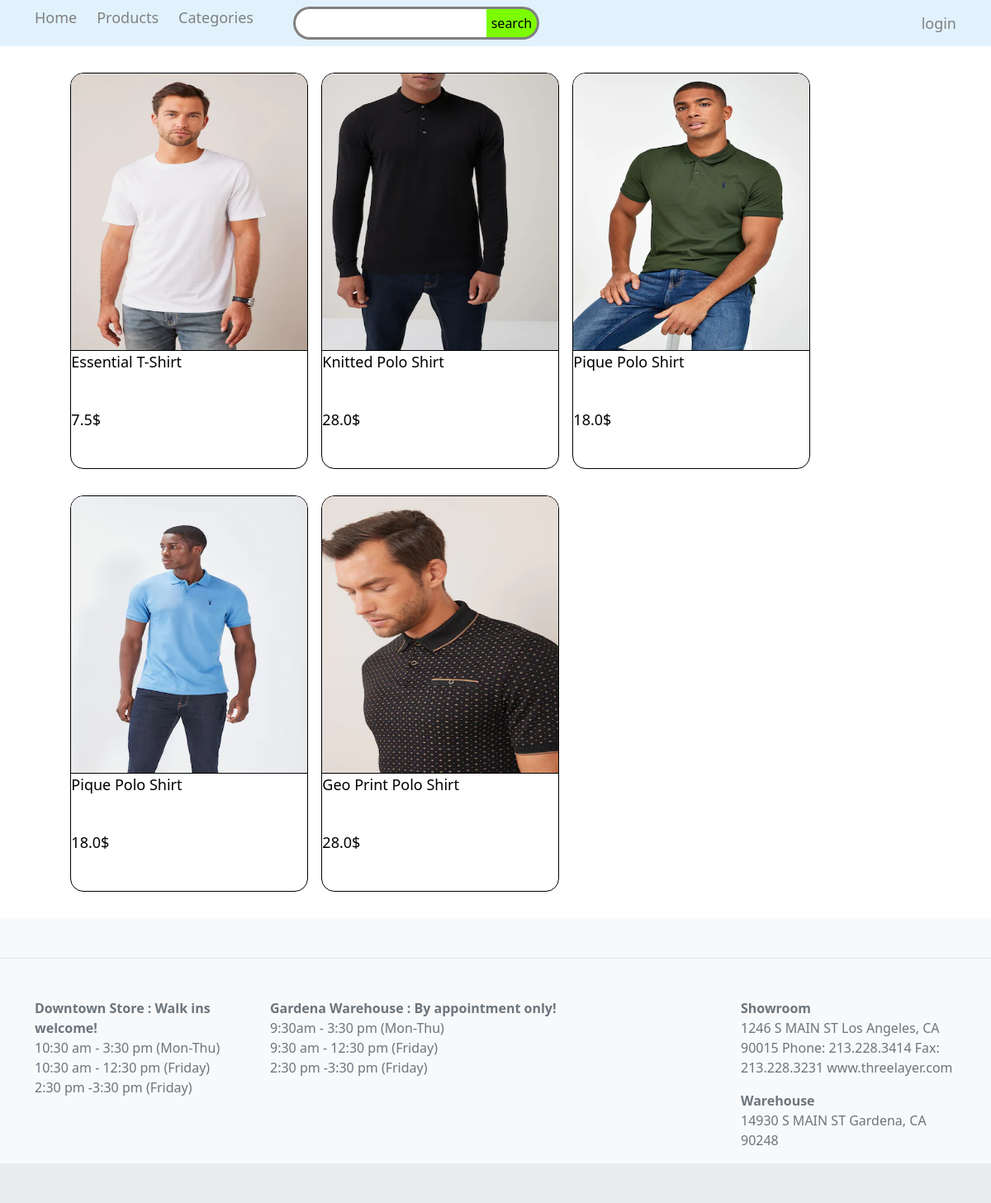
Page /products/categories/t-shirt on the committed database.
### products/models.py (models this page shows, shortened)
class Product(models.Model):
    title=models.CharField(max_length=50)
    description=models.TextField(blank=True)
    avatar=models.ImageField(blank=True,upload_to='products/')
    is_enable=models.BooleanField(default=True)
    categories=models.ManyToManyField('Category',blank=True)
    created_time=models.DateTimeField(auto_now_add=True)
    updated_time=models.DateTimeField(auto_now=True)
    price=models.FloatField(default=50.0)
    is_top=models.BooleanField(default=False)

### products/views.py (the view)
# urls.py: path('categories/<str:title>',views.categoryDetile),
def categoryDetile(req,title):
    if req.method == "POST":
        if req.POST.get('search') != None:
            if req.POST.get('search') != '':
                return redirect('/search/' + req.POST.get('search'))
    category=get_object_or_404(Category,title=title)
    category=Category.objects.get(title=title)
    subcat=Category.objects.filter(parent=category)
    products=Product.objects.filter(categories=category)
    return render(req,'products/catrgorydetile.html',{'category':category,"products":products,'subcat':subcat})

### products/models.py (called while the page is built)
    def __str__(self):
        return self.title

### templates/products/catrgorydetile.html (shortened to what this page needs)
{% extends "products/base.html" %}
{% block main %}
    <div class="WrapperTotal">
        <div class="MyContainer">
            {% for p in products %}
                {% if p.is_enable %}
                    <a href= "/products/{{ p.id }}" class="WrapperItems">
                        <div class="item">
                            <div class="ImageStyle">
                                <img src="/media/{{ p.avatar }}" class="image">
                            </div>
                            <div class="wrapperTitle">
                                <p>{{ p.title }}</p>
                                <br>
                                <p>{{ p.price }}$</p>
                            </div>
                        </div>
                    </a>
                {% endif %}
            {% endfor %}
        </div>
    </div>
{% endblock %}

### rows in the picture
Product: avatar (picture), title "Essential T-Shirt", price "7.5"
Product: avatar (picture), title "Knitted Polo Shirt", price "28.0"
Product: avatar (picture), title "Pique Polo Shirt", price "18.0"
Product: avatar (picture), title "Pique Polo Shirt", price "18.0"
Product: avatar (picture), title "Geo Print Polo Shirt", price "28.0"
